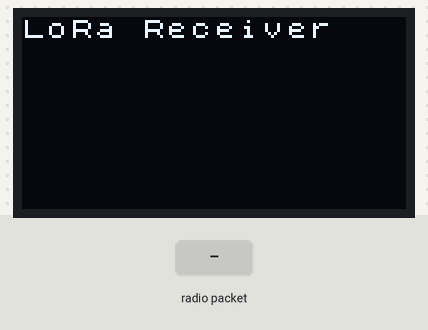
A sketch run on a simulated ESP32. On the bench: 128×64 one-colour display. The inputs (shaded band) are chosen by the test bench. WiFi joins after 1.5 s; servers stay silent unless stated; no radio packets arrive unless stated; no MQTT or app messages arrive unless stated; what the sketch prints to the serial monitor is not drawn.

Above: at 4.3 s.
4.4 s: radio packet "temperature" arrives
At 5.6 s:
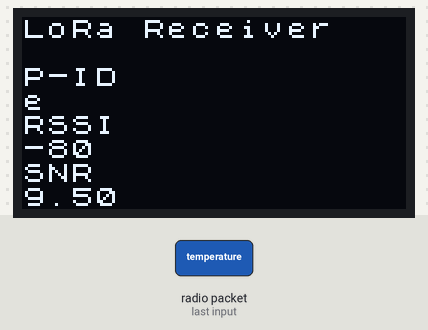
5.9 s: radio packet "humidity" arrives
At 7.1 s:
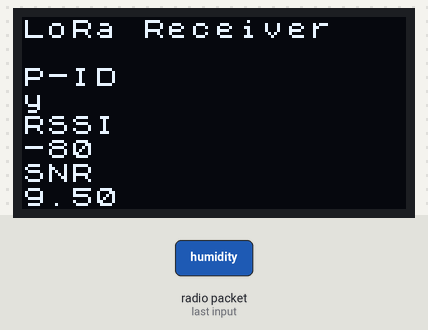
7.4 s: radio packet "gps" arrives
At 8.2 s:
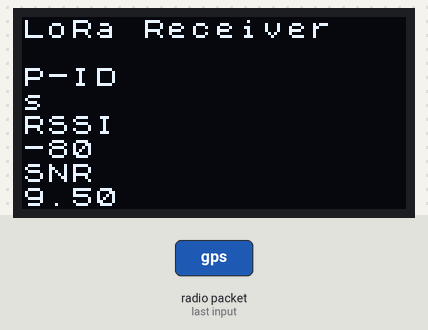
8.9 s: radio packet "pressure" arrives
10.4 s: radio packet "co2" arrives
At 11.7 s:
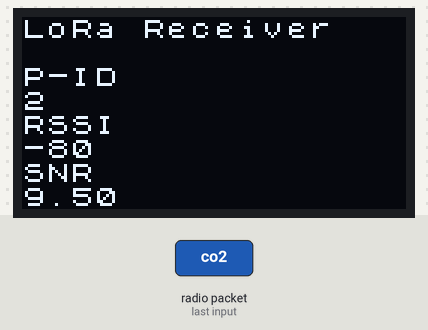
Timing chart, 0 to 12.9 s (numbered marks = the images above; inputs shaded):
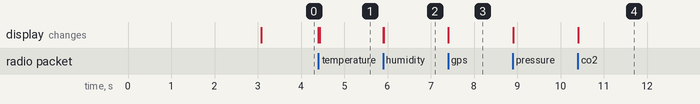

Measured:
- after the input at 4.4 s, the display: first changes at once (image 1 shows a later state)
- after the input at 5.9 s, the display: first changes at once (image 2 shows a later state)
- after the input at 7.4 s, the display: first changes at once (image 3 shows a later state)
- after the input at 10.4 s, the display: first changes at once (image 4 shows a later state)

The sketch:

ESP32_Gateway_Master.ino
```cpp
/***************************************************
  By Group 5 @ HSLU I.BSCI.HS18.IOT
 ****************************************************/

// ######################
// ## Import Libraries ##
// ######################

#include <U8x8lib.h>
#include <LoRa.h>

#include <WiFi.h>
#include "Adafruit_MQTT.h"
#include "Adafruit_MQTT_Client.h"

// ###############################
// ## Defining Global Variables ##
// ###############################

/************************* Heltec LORA Setup *********************************/

String receivedText;
String receivedRSSI;
String receivedSNR;

// WIFI_LoRa_32 ports
// GPIO5  -- SX1278's SCK
// GPIO19 -- SX1278's MISO
// GPIO27 -- SX1278's MOSI
// GPIO18 -- SX1278's CS
// GPIO14 -- SX1278's RESET
// GPIO26 -- SX1278's IRQ(Interrupt Request)

#define SS 18
#define RST 14
#define DI0 26

//Defining The Frequency 868.100000 - used in europe
#define BAND 8681E5

//Defining Spreading Factor from 6 (highest Bandwith, least Distance) to 12 (lowest Bandwith, highest Distance)
#define spreadingFactor 12

//Define txPower (from 2 to 14)
#define txPower 14

//Define Signal Bandwith
#define signalBandwidth 125E3

// Use the OLED
U8X8_SSD1306_128X64_NONAME_SW_I2C u8x8(/* clock=*/15, /* data=*/4, /* reset=*/16);

/************************* WiFi Access Point *********************************/

const char *WLAN_SSID = "Inis iPhone";
const char *WLAN_PASS = "---";

WiFiClient client;

/************************* Adafruit.io Setup *********************************/

#define AIO_SERVER "io.adafruit.com"
#define AIO_SERVERPORT 1883 // use 8883 for SSL -> nope
#define AIO_USERNAME "hslu_iot_hs18"
#define AIO_KEY "fb1e2ed9d91848ea9f0f43d85e960fb0"

Adafruit_MQTT_Client mqtt(&client, AIO_SERVER, AIO_SERVERPORT, AIO_USERNAME, AIO_KEY);
// Define all the Used Feeds here (T/H/P/GPS)
Adafruit_MQTT_Publish FeedTemperature = Adafruit_MQTT_Publish(&mqtt, AIO_USERNAME "/feeds/temperature-rpi");
Adafruit_MQTT_Publish FeedHumidity = Adafruit_MQTT_Publish(&mqtt, AIO_USERNAME "/feeds/humidity-rpi");
Adafruit_MQTT_Publish FeedPressure = Adafruit_MQTT_Publish(&mqtt, AIO_USERNAME "/feeds/pressure-rpi");
Adafruit_MQTT_Publish FeedGPS = Adafruit_MQTT_Publish(&mqtt, AIO_USERNAME "/feeds/gps-rpi");
Adafruit_MQTT_Publish FeedCO2 = Adafruit_MQTT_Publish(&mqtt, AIO_USERNAME "/feeds/co2-rpi");


// #######################
// ##     Functions     ##
// #######################

  //needs to be defined empty, some kind of Arduino Bug
  void MQTT_connect();

  //connect to the wifi
  void setup_WiFi()
  {
    WiFi.begin(WLAN_SSID, WLAN_PASS);
    WiFi.setHostname("esp32gw001");

    Serial.print("Connecting to: ");
    Serial.println(WLAN_SSID);

    while (WiFi.status() != WL_CONNECTED)
    {
      delay(2000);
      Serial.println("Connecting to WiFi..");
    }
    delay(10);

    Serial.println();
    Serial.println("IP address: ");
    Serial.println(WiFi.localIP());
  }

  //Printing nice headers
  void print_header()
  {
    Serial.println("****************************************");
    Serial.println("****************************************");
    Serial.println("**   Heltec ESP LORA Gateway Kit v2   **");
    Serial.println("**       Serial: OK                   **");
    Serial.println("**       WiFi:   OK                   **");
    Serial.println("**       LoRa:   OK                   **");
    Serial.println("****************************************");
    Serial.println("****************************************");
  }

  //Parse Messages and send them to Adafruit.IO
  void parsing_lora_packets_and_send_to_AIO(String localreceivedText)
  {
    Serial.println("");
    Serial.println(localreceivedText);

    int doppelpunktIndex = localreceivedText.indexOf(':');

    String type = localreceivedText.substring(0, doppelpunktIndex);
    String value = localreceivedText.substring(doppelpunktIndex + 1);

    Serial.println("type: ");
    Serial.print(type);

    Serial.println("value: ");
    Serial.print(value);

    //Gotta Convert the string Ltype to a char array first, to compare it in th if-else-ladder
    const char* Ltype_ca = type.c_str();
    const char* Lvalue_ca = value.c_str();

    Serial.println(Ltype_ca);
    Serial.println(Lvalue_ca);

    //If Else Ladder, Kudos to dylnmc
    if (strcmp(Ltype_ca, "temperature") == 0)
    {
      if (! FeedTemperature.publish(Lvalue_ca)) {
        Serial.println("Failed to send Temperature");
      }
      else {
        Serial.println("Sent Temperature to Adafruit.IO: ");
        Serial.print(value);
      }
    }
    else if (strcmp(Ltype_ca, "humidity") == 0)
    {
      if (! FeedHumidity.publish(Lvalue_ca)) {
        Serial.println("Failed to send Humidity");
      }
      else {
        Serial.println("Sent Humidity to Adafruit.IO: ");
        Serial.print(value);
      }
    }
    else if (strcmp(Ltype_ca, "pressure") == 0)
    {
      if (! FeedPressure.publish(Lvalue_ca)) {
        Serial.println("Failed to send Pressure");
      }
      else {
        Serial.println("Sent Pressure to Adafruit.IO: ");
        Serial.print(value);
      }
    }
    else if (strcmp(Ltype_ca, "co2") == 0)
    {
      if (! FeedCO2.publish(Lvalue_ca)) {
        Serial.println("Failed to send CO2");
      }
      else {
        Serial.println("Sent CO2 to Adafruit.IO: ");
        Serial.print(value);
      }
    }
     else if (strcmp(Ltype_ca, "gps") == 0)
    {
      if (! FeedGPS.publish(Lvalue_ca)) {
        Serial.println("Failed to send GPS");
      }
      else {
        Serial.println("Sent GPS Data to Adafruit.IO: ");
        Serial.print(value);
      }
    }
    else /* default: */
    {
      Serial.print("not a valid LORA type: ");
      Serial.println(type);
      Serial.print("Message: ");
      Serial.println(value);
    }
  }

  // Function to connect and reconnect as necessary to the MQTT server.
  // Should be called in the loop function and it will take care if connecting.
  void MQTT_connect() {

    int8_t ret;

    // Stop if already connected.
    if (mqtt.connected()) {
      return;
    }

    Serial.println("Connecting to MQTT... ");

    uint8_t retries = 3;

    while ((ret = mqtt.connect()) != 0) { // connect will return 0 for connected
        Serial.println(mqtt.connectErrorString(ret));
        Serial.println("Retrying MQTT connection in 5 seconds...");
        mqtt.disconnect();
        delay(5000);  // wait 5 seconds
        retries--;
        if (retries == 0) {
          // basically die and wait for WDT to reset me
          while (1);
        }
    }
    Serial.println("MQTT Connected!");
  }


// #######################
// ##       Setup       ##
// #######################

void setup()
{
  delay(10);
  SPI.begin(5, 19, 27, 18);
  LoRa.setPins(SS, RST, DI0);

  Serial.begin(115200);
  while (!Serial);

  //if just the the basic function, must connect to a computer
  delay(1000);

  //Print Header
  print_header();

  //setup WiFi
  setup_WiFi();

  // Starting OLED
  u8x8.begin();
  u8x8.setFont(u8x8_font_chroma48medium8_r);
  u8x8.drawString(0, 0, "LoRa Receiver");

  if (!LoRa.begin(BAND))
  {
    Serial.println("Starting LoRa failed!");
    u8x8.drawString(1, 0, "Starting LoRa failed!");
    while (1);
  }
}

// #######################
// ##       Loop        ##
// #######################

void loop()
{
  // Establish MQTT Connection
  MQTT_connect();

  // ** Try to parse packet **
  int packetSize = LoRa.parsePacket();
  if (packetSize)
  {
    // ** Receiving LORA Package **
    Serial.print("Received packet: ");
    u8x8.drawString(0, 2, "P-ID");

    String komplett;

    // ** Reading Lora Package **
    while (LoRa.available())
    {
      receivedText = (char)LoRa.read();
      Serial.print(receivedText);
      char currentid[64];
      receivedText.toCharArray(currentid, 64);
      //print packet on OLED
      u8x8.drawString(0, 3, currentid);

      komplett = komplett + receivedText;
    }

    // ** Parsing the Received receivedText ** | ** Send to Adafruit.IO **
    // If it contains any of these --> send to Adafruit
    // temperature: | humidity: | pressure: | gps:
    //parsing anhand der globalen Variable receivedText
    parsing_lora_packets_and_send_to_AIO(komplett);


    // ** Print RSSI of packet**
    receivedRSSI = LoRa.packetRssi();
    Serial.print(" with RSSI ");
    Serial.println(receivedRSSI);

    u8x8.drawString(0, 4, "RSSI");

    char currentRSSI[64];
    receivedRSSI.toCharArray(currentRSSI, 64);

    u8x8.drawString(0, 5, currentRSSI);

    // ** Print SNR of packet **
    receivedSNR = LoRa.packetSnr();
    Serial.print(" with SNR ");
    Serial.println(receivedSNR);

    u8x8.drawString(0, 6, "SNR");

    char currentSNR[64];
    receivedSNR.toCharArray(currentSNR, 64);

    u8x8.drawString(0, 7, currentSNR);

    Serial.println("=====================================");
  }
}
```
